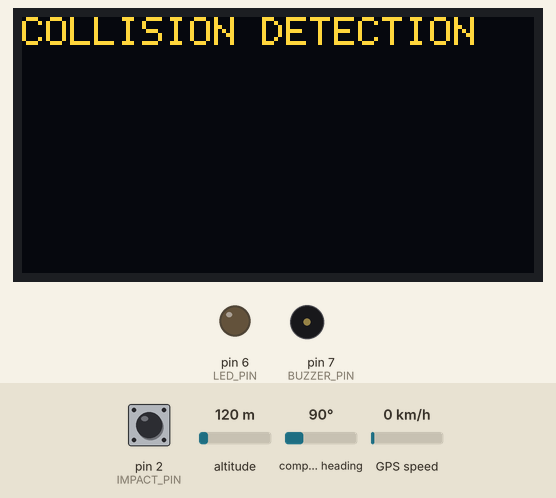
This sketch was run on a simulated Arduino Uno, built with avr-gcc and run on an emulated ATmega328P. Shown: 128×64 one-colour display, output pins drawn as LEDs (lit = HIGH), buzzer (waves = sounding, pin HIGH). The inputs (shaded band) are chosen by the test bench; at power-on: pin 2 (IMPACT_PIN) HIGH, altitude 120 m, compass heading 90°, GPS speed 0 km/h. The OLED is the two-colour kind (top 16 rows yellow); the GPS gets a fix after 3 s at 37.7749, -122.4194 with 8 satellites; the modem accepts every AT command (registered, SIM ready, sends succeed) and sends nothing else.

Above: at 1.1 s.
Timing chart, 0 to 40.0 s (numbered marks = the images above):
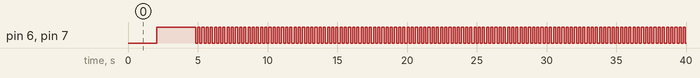

The sketch:

final.ino
```cpp
#include <Arduino.h>
#include <Wire.h>
#include "SSD1306Ascii.h"
#include "SSD1306AsciiWire.h"
#include <SoftwareSerial.h>
#include <TinyGPS++.h>

// --- Configuration ---
const String EMERGENCY_PHONE = "+918122605958";
#define IMPACT_PIN 2
#define LED_PIN 6
#define BUZZER_PIN 7
#define I2C_ADDRESS 0x3C

// ADXL335 Tuned Thresholds (Based on your flat surface data)
#define TILT_LOW 290 // Triggers if tilted severely left/back
#define TILT_HIGH 390 // Triggers if tilted severely right/forward
#define Z_FLIP 320 // Triggers if the car goes upside-down

// --- Objects ---
SSD1306AsciiWire oled;
TinyGPSPlus gps;

// GPS on Pins 9/8 | GSM on Pins 10/11
SoftwareSerial gpsSerial(9, 8);
SoftwareSerial gsmSerial(10, 11);

void handleEmergency(String cause);

void setup() {
  Serial.begin(9600);

  pinMode(IMPACT_PIN, INPUT_PULLUP);
  pinMode(BUZZER_PIN, OUTPUT);
  pinMode(LED_PIN, OUTPUT);

  digitalWrite(BUZZER_PIN, LOW);
  digitalWrite(LED_PIN, LOW);

  Wire.begin();
  oled.begin(&Adafruit128x64, I2C_ADDRESS);
  oled.setFont(System5x7);
  oled.clear();
  oled.println("BOOTING....");
  delay(1000);

  gpsSerial.begin(9600);
  gsmSerial.begin(9600);

  oled.clear();
  oled.println("COLLISION DETECTION");
}

void loop() {
  // 1. Listen to GPS
  gpsSerial.listen();
  unsigned long start = millis();
  while (millis() - start < 1000) {
    while (gpsSerial.available() > 0) {
      gps.encode(gpsSerial.read());
    }
  }

  // 2. Update OLED with Coordinates on Separate Lines
  oled.setCursor(0, 3);
  oled.print("GPS COORDINATES: ");
  oled.print(gps.satellites.value());
  oled.println("  "); // Clear trailing space

  if (gps.location.isValid()) {
    oled.setCursor(0, 5);
    oled.print("LAT: "); oled.println(gps.location.lat(), 6);
    oled.print("LON: "); oled.println(gps.location.lng(), 6);
  } else {
    oled.setCursor(0, 5);
    oled.println("SEARCHING SKY...     ");
    oled.print("CHARS: "); oled.println(gps.charsProcessed());
  }

  // 3. Sensor Checks (Now includes Z-Axis for flips)
  int xVal = analogRead(A0);
  int yVal = analogRead(A1);
  int zVal = analogRead(A2);

  bool isFlipped = (xVal < TILT_LOW || xVal > TILT_HIGH ||
                    yVal < TILT_LOW || yVal > TILT_HIGH ||
                    zVal < Z_FLIP);

  bool isImpact = (digitalRead(IMPACT_PIN) == LOW);

  if (isImpact || isFlipped) {
    String cause = isImpact ? "IMPACT" : "ROLLOVER";
    handleEmergency(cause);
  }
}

void handleEmergency(String cause) {
  digitalWrite(BUZZER_PIN, HIGH);
  digitalWrite(LED_PIN, HIGH);

  oled.clear();
  oled.set2X();
  oled.println("!! CRASH !!");
  oled.set1X();
  oled.println();
  oled.println("CAUSE: " + cause);
  oled.println();
  oled.println("Sending SMS...");

  gsmSerial.listen();
  delay(1000);

  String lat = gps.location.isValid() ? String(gps.location.lat(), 6) : "Unknown";
  String lng = gps.location.isValid() ? String(gps.location.lng(), 6) : "Unknown";
  String mapLink = "http://maps.google.com/?q=" + lat + "," + lng;

  gsmSerial.println("AT+CMGF=1");
  delay(500);
  gsmSerial.print("AT+CMGS=\"");
  gsmSerial.print(EMERGENCY_PHONE);
  gsmSerial.println("\"");
  delay(500);
  gsmSerial.print("EMERGENCY! " + cause + " detected. Location: " + mapLink);
  delay(500);
  gsmSerial.write(26);

  oled.println();
  oled.println("SMS SENT!");

  while(1) { // Siren and Strobe
    digitalWrite(BUZZER_PIN, HIGH); digitalWrite(LED_PIN, HIGH);
    delay(150);
    digitalWrite(BUZZER_PIN, LOW); digitalWrite(LED_PIN, LOW);
    delay(150);
  }
}
```

Measured:
- by itself, pin 6 (LED_PIN), pin 7 (BUZZER_PIN): repeats every 0.30 s: LOW 0.15 s, HIGH 0.15 s
